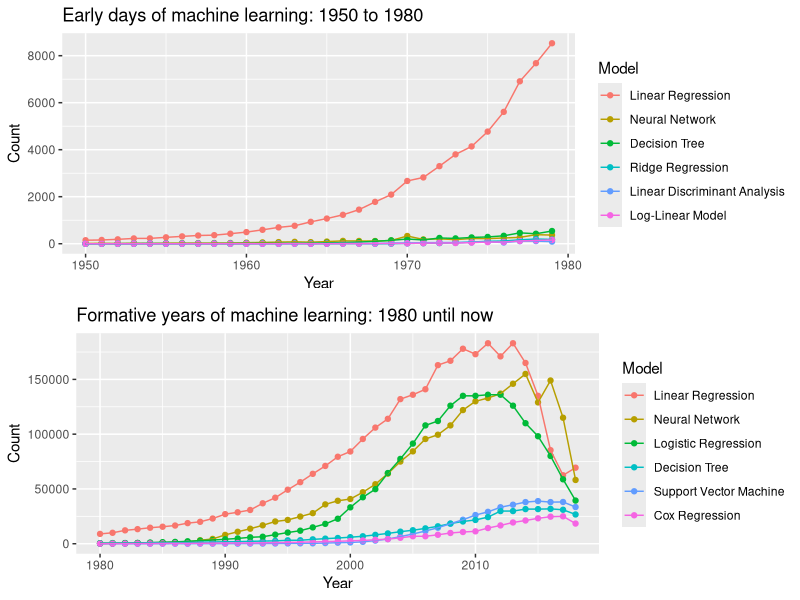
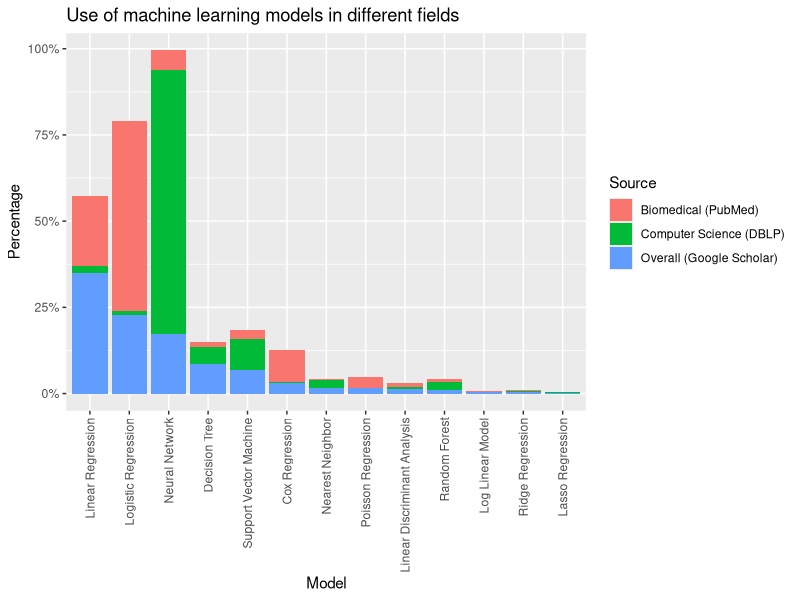

The R source for these figures, in order:
## ---- chunk 1
get.top.models <- function(df, k) {
    total.df <- ddply(df, "Model", summarize, Total = sum(Count))
    o <- order(total.df$Total, decreasing = TRUE)
    top.models <- total.df[o, "Model"][1:k]
    return(top.models)
}

df <- read.csv("ml_models_timeline.csv")
# plot all and for all time
library(ggplot2)
#ggplot(df, aes(x = Year, y = Count, color = Model)) + 
#        geom_point() + geom_line() + ggtitle("Overall")
# select only the top-k models overall (from 1950 to now)
k <- 6
library(plyr)
top.models <- get.top.models(df, k) # overall top models
plot.df <- df[df$Model %in% top.models, ]
library(ggplot2)
early.idx <- which(df$Year >= 1950 & df$Year < 1980)
top.models.early <- get.top.models(df[early.idx, ], k) # early top models
p.df.early <- df[early.idx, ]
early.summary <- ddply(p.df.early, "Model", summarize, Total = sum(Count))
o <- order(early.summary$Total, decreasing = TRUE)
p.df.early$Model <- factor(p.df.early$Model, levels = early.summary$Model[o])
p.df.early <- p.df.early[p.df.early$Model %in% top.models.early, ]
#p.df.early <- p.df.early[p.df.early$Model %in% top.models, ]
p1 <- ggplot(p.df.early, aes(x = Year, y = Count, color = Model)) + 
        geom_point() + geom_line() + 
        ggtitle("Early days of machine learning: 1950 to 1980")
# zoom into the plot, starting from the 80s
late.idx <- which(df$Year >= 1980)
top.models.late <- get.top.models(df[late.idx, ], k) # late top models
p.df.late <- df[late.idx, ]
late.summary <- ddply(p.df.late, "Model", summarize, Total = sum(Count))
o <- order(late.summary$Total, decreasing = TRUE)
p.df.late$Model <- factor(p.df.late$Model, levels = late.summary$Model[o])

p.df.late <- p.df.late[p.df.late$Model %in% top.models.late, ]
#p.df.late <- p.df.late[p.df.late$Model %in% top.models, ]
p2 <- ggplot(p.df.late, aes(x = Year, y = Count, color = Model)) + 
        geom_point() + geom_line() + 
        ggtitle("Formative years of machine learning: 1980 until now")
library(gridExtra)
grid.arrange(p1, p2)
## ---- chunk 2
df <- read.csv("ml_models_overall.csv")
library(reshape2)
df.m <- melt(df, "Source")
# get percentages: values are not comparable otherwise
library(dplyr)
df.m <- group_by(df.m, Source) %>% mutate(percent = value/sum(value, na.rm = TRUE))
colnames(df.m) <- c("Source", "Model", "Count", "Percentage")
# sort columns by overall usage
overall.idx <- which(df.m$Source == "Overall (Google Scholar)")
o <- order(df.m$Count[overall.idx], decreasing = TRUE)
df.m$Model <- factor(gsub("_", " ", df.m$Model), levels = gsub("_", " ", levels(df.m$Model))[o])
ggplot(df.m, aes(x = Model, y = Percentage, fill = Source)) + geom_bar(stat = "identity") +
    theme(axis.text.x = element_text(angle = 90, hjust = 1, vjust = 0.5)) + 
    scale_y_continuous(labels = scales::percent_format()) +
    ggtitle("Use of machine learning models in different fields")
# top 6 models by source
#n <- 6
#for (source in unique(df.m$Source)) {
    #idx <- which(df.m$Source == source)
    #o <- order(df.m$Percentage[idx], decreasing = TRUE)
    #top.df <- df.m[idx[o[1:n]], ]
    #print(top.df)
#}
